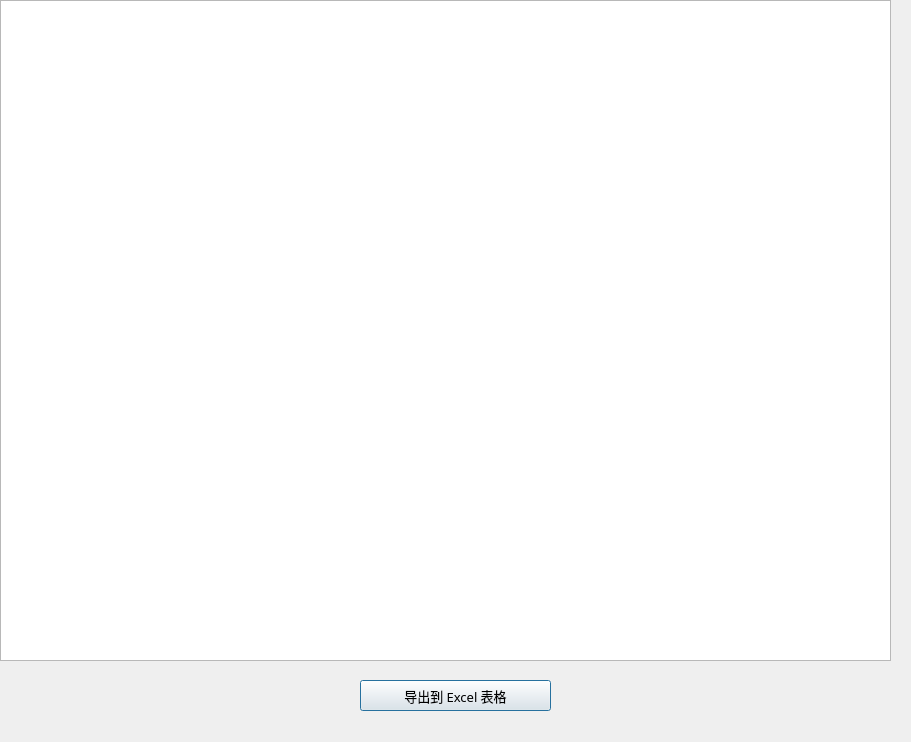
<?xml version="1.0" encoding="UTF-8"?>
<ui version="4.0">
 <class>getallDialog</class>
 <widget class="QDialog" name="getallDialog">
  <property name="geometry">
   <rect>
    <x>0</x>
    <y>0</y>
    <width>911</width>
    <height>742</height>
   </rect>
  </property>
  <property name="windowTitle">
   <string>Dialog</string>
  </property>
  <widget class="QTableView" name="tableView">
   <property name="geometry">
    <rect>
     <x>0</x>
     <y>0</y>
     <width>891</width>
     <height>661</height>
    </rect>
   </property>
  </widget>
  <widget class="QPushButton" name="pushButton">
   <property name="geometry">
    <rect>
     <x>360</x>
     <y>680</y>
     <width>191</width>
     <height>31</height>
    </rect>
   </property>
   <property name="font">
    <font>
     <family>仿宋</family>
     <pointsize>10</pointsize>
    </font>
   </property>
   <property name="text">
    <string>导出到 Excel 表格</string>
   </property>
  </widget>
 </widget>
 <resources/>
 <connections/>
</ui>
